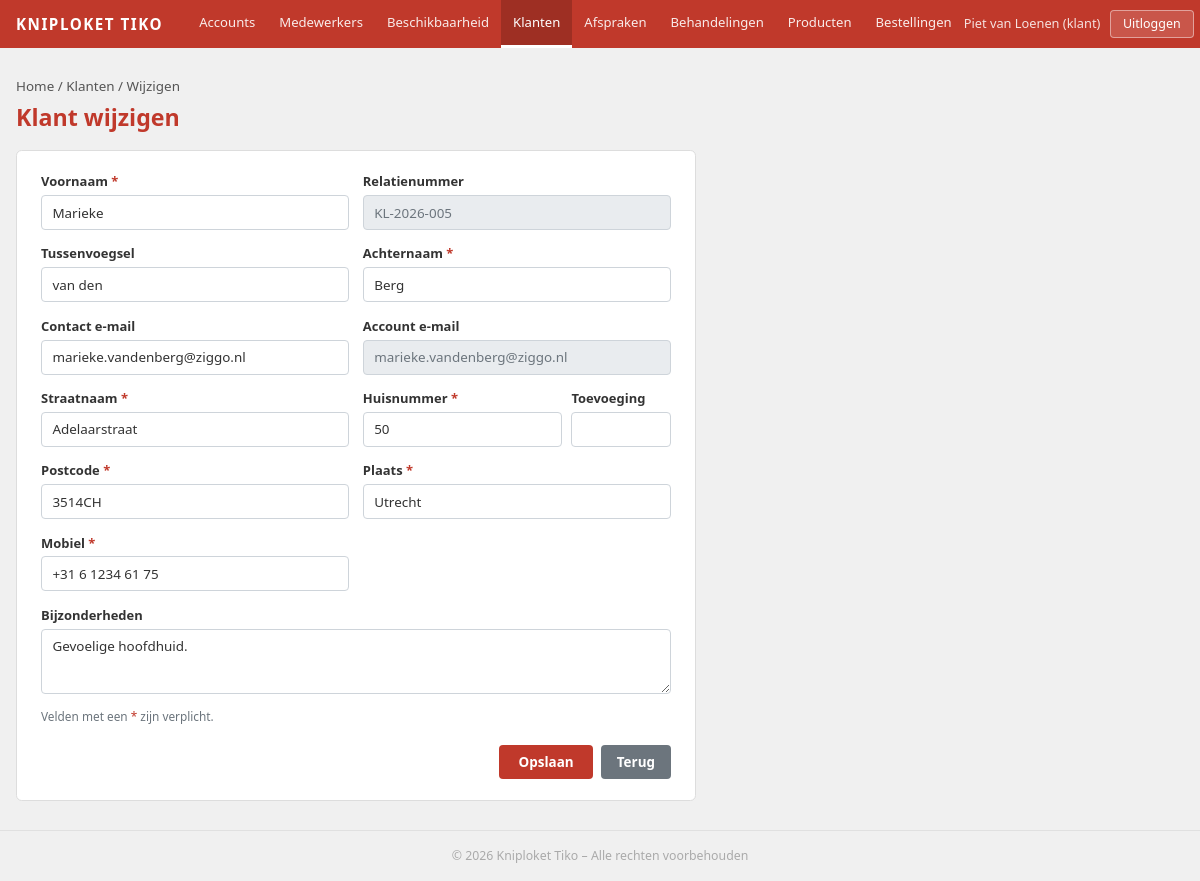
The page /klanten/wijzigen?id=5 (signed in) on the database its author committed.
### tables this page shows
CREATE TABLE Klant (
    Id INT AUTO_INCREMENT PRIMARY KEY,
    UserId INT NOT NULL,
    Voornaam VARCHAR(100) NOT NULL,
    Tussenvoegsel VARCHAR(50) NULL DEFAULT NULL,
    Achternaam VARCHAR(100) NOT NULL,
    Relatienummer VARCHAR(50) NOT NULL UNIQUE,
    Bijzonderheden TEXT NULL DEFAULT NULL,
    IsActief BIT(1) NOT NULL DEFAULT 1,
    Opmerking VARCHAR(255) NULL DEFAULT NULL,
    DatumAangemaakt DATETIME(6) NOT NULL DEFAULT CURRENT_TIMESTAMP(6),
    DatumGewijzigd DATETIME(6) NOT NULL DEFAULT CURRENT_TIMESTAMP(6) ON UPDATE CURRENT_TIMESTAMP(6),
    CONSTRAINT fk_klant_user FOREIGN KEY (UserId) REFERENCES users(id) ON DELETE RESTRICT ON UPDATE CASCADE
);

CREATE TABLE Contact (
    Id INT AUTO_INCREMENT PRIMARY KEY,
    Straatnaam VARCHAR(255) NOT NULL,
    Huisnummer VARCHAR(20) NOT NULL,
    Toevoeging VARCHAR(20) NULL DEFAULT NULL,
    Postcode VARCHAR(10) NOT NULL,
    Plaats VARCHAR(100) NOT NULL,
    Email VARCHAR(255) NOT NULL,
    Mobiel VARCHAR(20) NOT NULL,
    IsActief BIT(1) NOT NULL DEFAULT 1,
    Opmerking VARCHAR(255) NULL DEFAULT NULL,
    DatumAangemaakt DATETIME(6) NOT NULL DEFAULT CURRENT_TIMESTAMP(6),
    DatumGewijzigd DATETIME(6) NOT NULL DEFAULT CURRENT_TIMESTAMP(6) ON UPDATE CURRENT_TIMESTAMP(6)
);

CREATE TABLE users (
    id INT AUTO_INCREMENT PRIMARY KEY,
    name VARCHAR(255) NOT NULL,
    email VARCHAR(255) NOT NULL UNIQUE,
    email_verified_at DATETIME NULL DEFAULT NULL,
    password VARCHAR(255) NOT NULL,
    role VARCHAR(50) NOT NULL,
    remember_token VARCHAR(100) NULL DEFAULT NULL,
    created_at DATETIME NOT NULL DEFAULT CURRENT_TIMESTAMP,
    updated_at DATETIME NOT NULL DEFAULT CURRENT_TIMESTAMP ON UPDATE CURRENT_TIMESTAMP,
    IsActief BIT(1) NOT NULL DEFAULT 1,
    Opmerking VARCHAR(255) NULL DEFAULT NULL,
    DatumAangemaakt DATETIME(6) NOT NULL DEFAULT CURRENT_TIMESTAMP(6),
    DatumGewijzigd DATETIME(6) NOT NULL DEFAULT CURRENT_TIMESTAMP(6) ON UPDATE CURRENT_TIMESTAMP(6)
);

### app/core/Controller.php (called while the page is built, shortened)
<?php
abstract class Controller
{
    protected function view(string $view, array $data = [], string $layout = 'layouts/main'): void
    {
        $data['base'] = defined('BASE_URL') ? BASE_URL : '';
        extract($data, EXTR_SKIP);
        $viewBestand   = dirname(__DIR__) . '/views/' . $view . '.php';
        require $viewBestand;
    }
    protected function getFlash(): ?array
    {
        return null;
    }
}

### app/controllers/KlantController.php (called while the page is built, shortened)
<?php
class KlantController extends Controller
{
    private KlantModel $klantModel;
    public function __construct()
    {
        $this->klantModel = new KlantModel();
    }
    public function wijzigenForm(): void
    {
        $id    = (int) ($_GET['id'] ?? 0);
        $klant = $this->klantModel->vindOpId($id);
        $flash     = $this->getFlash();
        $this->view('klanten/wijzigen', compact('csrfToken', 'flash', 'klant'));
    }
}

### app/core/Router.php (called while the page is built, shortened)
<?php
class Router
{
    private array  $routes    = [];
    public function __construct()
    {
        $this->routes  = require dirname(__DIR__) . '/config/routes.php';
    }
    public function dispatch(): void
    {
        $methode = $_SERVER['REQUEST_METHOD'];
        $uri     = $this->normaliseUri($_SERVER['REQUEST_URI'] ?? '/');
        $sleutel = $methode . ' ' . $uri;
        [$controllerNaam, $actie] = $this->routes[$sleutel];
        $controller = new $volledigeNaam();
        $controller->$actie();
    }
    private function normaliseUri(string $uri): string
    {
        $pad = parse_url($uri, PHP_URL_PATH) ?? '/';
        $pad = '/' . ltrim($pad, '/');
        if ($pad !== '/') {
            $pad = rtrim($pad, '/');
        }
        return $pad;
    }
}

### public/index.php (called while the page is built, shortened)
<?php
spl_autoload_register(function (string $klasse): void {
    $pad = dirname(__DIR__) . '/app/' . str_replace(
        ['App\\', '\\'],
        ['',      '/'],
        $klasse
    ) . '.php';
});
require_once dirname(__DIR__) . '/app/core/helpers.php';
$router = new Router();
$router->dispatch();

### app/core/helpers.php (called while the page is built)
<?php
function url(string $pad = '/'): string
{
    $base = defined('BASE_URL') ? BASE_URL : '';
    return $base . '/' . ltrim($pad, '/');
}

### app/config/database.php (called while the page is built)
<?php
return [
    'driver'   => 'mysql',
    'host'     => '127.0.0.1',
    'port'     => '3306',
    'database' => 'kniploket_tiko',
    'username' => 'root',
    'password' => '',
    'charset'  => 'utf8mb4',
    'options'  => [
        PDO::ATTR_ERRMODE            => PDO::ERRMODE_EXCEPTION,
        PDO::ATTR_DEFAULT_FETCH_MODE => PDO::FETCH_ASSOC,
        PDO::ATTR_EMULATE_PREPARES   => false,
    ],
];

### app/core/Database.php (called while the page is built, shortened)
<?php
class Database
{
    private static ?Database $instantie = null;
    private PDO $pdo;
    private function __construct()
    {
        $config = require dirname(__DIR__) . '/config/database.php';
        $dsn = sprintf(
            '%s:host=%s;port=%s;dbname=%s;charset=%s',
            $config['driver'],
            $config['host'],
            $config['port'],
            $config['database'],
            $config['charset']
        );
        try {
            $this->pdo = new PDO($dsn, $config['username'], $config['password'], $config['options']);
        } catch (PDOException $e) {
            $logger = new Logger();
            $logger->error('Databaseverbinding mislukt: ' . $e->getMessage());
            http_response_code(500);
            die('Databaseverbinding niet beschikbaar. Controleer de configuratie.');
        }
    }
    public static function getInstance(): Database
    {
        if (self::$instantie === null) {
            self::$instantie = new self();
        }
        return self::$instantie;
    }
    public function getPdo(): PDO
    {
        return $this->pdo;
    }
}

### app/core/Logger.php (called while the page is built, shortened)
<?php
class Logger
{
    public function __construct(string $logBestand = '')
    {
        if ($logBestand === '') {
            $logBestand = dirname(__DIR__, 2) . '/logs/app.log';
        }
        $this->logBestand = $logBestand;
        $dir = dirname($this->logBestand);
    }
}

### app/models/KlantModel.php (called while the page is built, shortened)
<?php
class KlantModel
{
    private PDO    $pdo;
    private Logger $logger;
    public function __construct()
    {
        $this->pdo    = Database::getInstance()->getPdo();
        $this->logger = new Logger();
    }
    public function vindOpId(int $id): ?array
    {
        try {
            $stmt = $this->pdo->prepare(
                'SELECT k.Id, k.Voornaam, k.Tussenvoegsel, k.Achternaam,
                        k.Relatienummer, k.Bijzonderheden,
                        u.email, u.name AS gebruikersnaam,
                        c.Postcode, c.Plaats, c.Straatnaam,
                        c.Huisnummer, c.Toevoeging, c.Mobiel, c.Email
                 FROM Klant k
                 JOIN users u ON u.id = k.UserId
                 LEFT JOIN KlantPerContact kpc ON kpc.KlantId = k.Id AND kpc.IsActief = 1
                 LEFT JOIN Contact c ON c.Id = kpc.ContactId AND c.IsActief = 1
                 WHERE k.Id = :id AND k.IsActief = 1
                 LIMIT 1'
            );
            $stmt->execute([':id' => $id]);
            $row = $stmt->fetch(PDO::FETCH_ASSOC);
            return $row ?: null;
        } catch (\PDOException $e) {
            $this->logger->error('KlantModel::vindOpId – ' . $e->getMessage());
            return null;
        }
    }
}

### app/views/klanten/wijzigen.php (the view, shortened to what this page needs)
<?php
$errors          = $flash['errors'] ?? [];
$voornaamErr     = $errors['voornaam']     ?? '';
$tussenvoegselErr = $errors['tussenvoegsel'] ?? '';
$achternaamErr   = $errors['achternaam']   ?? '';
$contactEmailErr = $errors['contact_email'] ?? '';
$straatnaamErr   = $errors['straatnaam']    ?? '';
$huisnummerErr   = $errors['huisnummer']    ?? '';
$postcodeErr     = $errors['postcode']      ?? '';
$plaatsErr       = $errors['plaats']        ?? '';
$mobielErr       = $errors['mobiel']        ?? '';
?>
<div class="kw-bc">
    <a href="<?= url('/dashboard') ?>">Home</a> /
    <a href="<?= url('/klanten') ?>">Klanten</a> / Wijzigen
</div>
<h1 class="kw-h1"><span>Klant wijzigen</span></h1>
<form method="post" action="<?= url('/klanten/wijzigen') ?>">
    <div class="kw-card">
        <div class="kw-row">
            <div class="kw-grp">
                <label class="kw-lbl" for="voornaam">Voornaam <span class="req">*</span></label>
                <input
                    type="text"
                    id="voornaam"
                    name="voornaam"
                    class="kw-input <?= $voornaamErr ? 'err' : '' ?>"
                    value="<?= htmlspecialchars($klant['Voornaam'] ?? '', ENT_QUOTES, 'UTF-8') ?>"
                >
            </div>
            <div class="kw-grp">
                <label class="kw-lbl">Relatienummer</label>
                <input type="text" class="kw-input" value="<?= htmlspecialchars($klant['Relatienummer'], ENT_QUOTES, 'UTF-8') ?>" disabled>
            </div>
        </div>
        <div class="kw-row">
            <div class="kw-grp">
                <label class="kw-lbl" for="tussenvoegsel">Tussenvoegsel</label>
                <input
                    type="text"
                    id="tussenvoegsel"
                    name="tussenvoegsel"
                    class="kw-input <?= $tussenvoegselErr ? 'err' : '' ?>"
                    value="<?= htmlspecialchars($klant['Tussenvoegsel'] ?? '', ENT_QUOTES, 'UTF-8') ?>"
                >
            </div>
            <div class="kw-grp">
                <label class="kw-lbl" for="achternaam">Achternaam <span class="req">*</span></label>
                <input
                    type="text"
                    id="achternaam"
                    name="achternaam"
                    class="kw-input <?= $achternaamErr ? 'err' : '' ?>"
                    value="<?= htmlspecialchars($klant['Achternaam'] ?? '', ENT_QUOTES, 'UTF-8') ?>"
                >
            </div>
        </div>
        <div class="kw-row">
            <div class="kw-grp">
                <label class="kw-lbl" for="contact_email">Contact e-mail</label>
                <input
                    type="email" id="contact_email" name="contact_email"
                    class="kw-input <?= $contactEmailErr ? 'err' : '' ?>"
                    value="<?= htmlspecialchars($klant['Email'] ?? '', ENT_QUOTES, 'UTF-8') ?>"
                >
            </div>
            <div class="kw-grp">
                <label class="kw-lbl">Account e-mail</label>
                <input type="email" class="kw-input" value="<?= htmlspecialchars($klant['email'] ?? '', ENT_QUOTES, 'UTF-8') ?>" disabled>
            </div>
        </div>
        <div class="kw-row">
            <div class="kw-grp">
                <label class="kw-lbl" for="straatnaam">Straatnaam <span class="req">*</span></label>
                <input
                    type="text" id="straatnaam" name="straatnaam"
                    class="kw-input <?= $straatnaamErr ? 'err' : '' ?>"
                    value="<?= htmlspecialchars($klant['Straatnaam'] ?? '', ENT_QUOTES, 'UTF-8') ?>"
                >
            </div>
            <div style="display:grid; grid-template-columns:2fr 1fr; gap:.6rem;">
                <div class="kw-grp">
                    <label class="kw-lbl" for="huisnummer">Huisnummer <span class="req">*</span></label>
                    <input
                        type="text" id="huisnummer" name="huisnummer"
                        class="kw-input <?= $huisnummerErr ? 'err' : '' ?>"
                        value="<?= htmlspecialchars($klant['Huisnummer'] ?? '', ENT_QUOTES, 'UTF-8') ?>"
                    >
                </div>
                <div class="kw-grp">
                    <label class="kw-lbl" for="toevoeging">Toevoeging</label>
                    <input
                        type="text" id="toevoeging" name="toevoeging"
                        class="kw-input"
                        value="<?= htmlspecialchars($klant['Toevoeging'] ?? '', ENT_QUOTES, 'UTF-8') ?>"
                    >
                </div>
            </div>
        </div>
        <div class="kw-row">
            <div class="kw-grp">
                <label class="kw-lbl" for="postcode">Postcode <span class="req">*</span></label>
                <input
                    type="text" id="postcode" name="postcode"
                    class="kw-input <?= $postcodeErr ? 'err' : '' ?>"
                    value="<?= htmlspecialchars($klant['Postcode'] ?? '', ENT_QUOTES, 'UTF-8') ?>"
                >
            </div>
            <div class="kw-grp">
                <label class="kw-lbl" for="plaats">Plaats <span class="req">*</span></label>
                <input
                    type="text" id="plaats" name="plaats"
                    class="kw-input <?= $plaatsErr ? 'err' : '' ?>"
                    value="<?= htmlspecialchars($klant['Plaats'] ?? '', ENT_QUOTES, 'UTF-8') ?>"
                >
            </div>
        </div>
        <div class="kw-row">
            <div class="kw-grp">
                <label class="kw-lbl" for="mobiel">Mobiel <span class="req">*</span></label>
                <input
                    type="tel" id="mobiel" name="mobiel"
                    class="kw-input <?= $mobielErr ? 'err' : '' ?>"
                    value="<?= htmlspecialchars($klant['Mobiel'] ?? '', ENT_QUOTES, 'UTF-8') ?>"
                >
            </div>
        </div>
        <div class="kw-grp span2" style="margin-bottom:.9rem;">
            <label class="kw-lbl" for="bijzonderheden">Bijzonderheden</label>
            <textarea id="bijzonderheden" name="bijzonderheden" class="kw-textarea"
            ><?= htmlspecialchars($klant['Bijzonderheden'] ?? '', ENT_QUOTES, 'UTF-8') ?></textarea>
        </div>
        <div class="kw-hint">Velden met een <span style="color:#c0392b">*</span> zijn verplicht.</div>
        <div class="kw-actions">
            <button type="submit" class="kw-btn-save">Opslaan</button>
            <a href="<?= url('/klanten') ?>" class="kw-btn-cancel">Terug</a>
        </div>
    </div>
</form>

### app/views/layouts/main.php (style rules this page uses)
*, *::before, *::after { box-sizing: border-box; }
html, body { height: 100%; margin: 0; }
body { background: #f0f0f0; font-family: 'Segoe UI', sans-serif; display: flex; flex-direction: column; min-height: 100vh; }

### app/views/klanten/wijzigen.php (style rules this page uses)
body { background:#f0f0f0; }
.kw-bc { font-size:.84rem; margin-bottom:.5rem; color:#555; }
.kw-bc a { color:#555; text-decoration:none; }
.kw-h1 { font-size:1.45rem; font-weight:700; margin-bottom:1.1rem; }
.kw-h1 span { color:#c0392b; }
.kw-card { background:#fff; border:1px solid #ddd; border-radius:.35rem; padding:1.35rem 1.5rem; max-width:680px; width:100%; }
.kw-row { display:grid; grid-template-columns:1fr 1fr; gap:.85rem; margin-bottom:.9rem; }
.kw-grp { display:flex; flex-direction:column; gap:.22rem; }
.kw-grp.span2 { grid-column:span 2; }
.kw-lbl { font-size:.81rem; font-weight:600; color:#333; }
.kw-lbl .req { color:#c0392b; }
.kw-input, .kw-textarea { border:1px solid #ced4da; border-radius:.25rem; padding:.4rem .65rem; font-size:.84rem; background:#fff; color:#333; width:100%; }
.kw-input:disabled { background:#e9ecef; color:#6c757d; cursor:not-allowed; }
.kw-textarea { resize:vertical; min-height:65px; }
.kw-hint { font-size:.74rem; color:#6c757d; margin-top:.1rem; }
.kw-actions { display:flex; justify-content:flex-end; gap:.5rem; margin-top:1.2rem; flex-wrap:wrap; }
.kw-btn-save { background:#c0392b; color:#fff; border:none; border-radius:.25rem; padding:.42rem 1.2rem; font-size:.84rem; font-weight:600; cursor:pointer; }
.kw-btn-cancel { background:#6c757d; color:#fff; border:none; border-radius:.25rem; padding:.42rem 1rem; font-size:.84rem; font-weight:600; cursor:pointer; text-decoration:none; display:inline-block; }

### rows shown on the page
klant: voornaam "Marieke", Relatienummer "KL-2026-005", tussenvoegsel "van den", achternaam "Berg", contact_email "marieke.vandenberg@ziggo.nl", UserId.email "marieke.vandenberg@ziggo.nl", straatnaam "Adelaarstraat", huisnummer "50", postcode "3514CH", plaats "Utrecht", mobiel "+31 6 1234 61 75", bijzonderheden "Gevoelige hoofdhuid."

### other values the page prints
$label "Accounts"
$label "Medewerkers"
$label "Beschikbaarheid"
$label "Klanten"
$label "Afspraken"
$label "Behandelingen"
$label "Producten"
$label "Bestellingen"
$gebruikerNaam "Piet van Loenen"
$gebruikerRol "klant"
